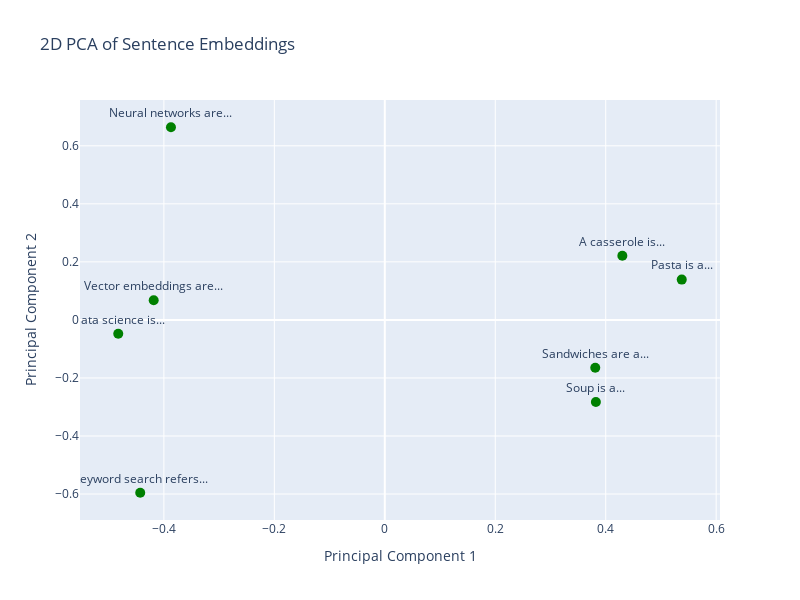
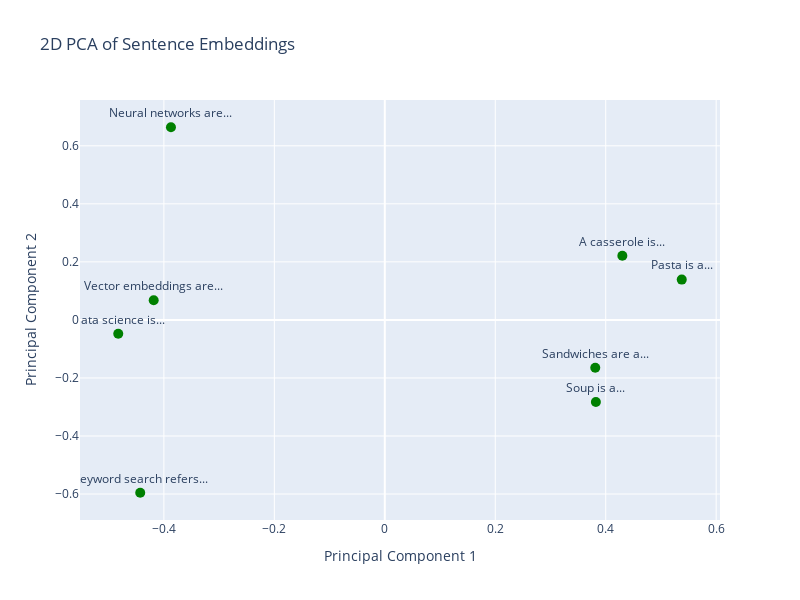

The notebook cell these images were saved under, in order:
### Code cell
plots([(documents, embed(documents), "green")])

### Figure 1 — Plotly figure (JSON) as saved in the notebook; plotly's stock layout.template omitted (floating-point values rounded to 4 significant figures)
{"data": [{"marker": {"color": "green", "size": 10}, "mode": "markers+text", "text": ["Vector embeddings are...", "Keyword search refers...", "Sandwiches are a...", "Data science is...", "Neural networks are...", "Pasta is a...", "Soup is a...", "A casserole is..."], "textposition": "top center", "type": "scatter", "x": [-0.4185, -0.4428, 0.3811, -0.4826, -0.3872, 0.5377, 0.3822, 0.4301], "y": [0.06801, -0.5956, -0.165, -0.04795, 0.6639, 0.1388, -0.2831, 0.221]}], "layout": {"height": 600, "showlegend": false, "title": {"text": "2D PCA of Sentence Embeddings"}, "width": 800, "xaxis": {"title": {"text": "Principal Component 1"}}, "yaxis": {"title": {"text": "Principal Component 2"}}}}

### Figure 2 — Plotly figure (JSON) as saved in the notebook; plotly's stock layout.template omitted (floating-point values rounded to 4 significant figures)
{"data": [{"marker": {"color": "green", "size": 10}, "mode": "markers+text", "text": ["Vector embeddings are...", "Keyword search refers...", "Sandwiches are a...", "Data science is...", "Neural networks are...", "Pasta is a...", "Soup is a...", "A casserole is..."], "textposition": "top center", "type": "scatter", "x": [-0.4185, -0.4428, 0.3811, -0.4826, -0.3872, 0.5377, 0.3822, 0.4301], "y": [0.06801, -0.5956, -0.165, -0.04795, 0.6639, 0.1388, -0.2831, 0.221]}], "layout": {"height": 600, "showlegend": false, "title": {"text": "2D PCA of Sentence Embeddings"}, "width": 800, "xaxis": {"title": {"text": "Principal Component 1"}}, "yaxis": {"title": {"text": "Principal Component 2"}}}}
